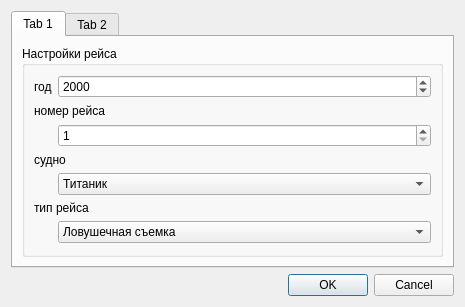
<?xml version="1.0" encoding="UTF-8"?>
<ui version="4.0">
 <class>Dialog</class>
 <widget class="QDialog" name="Dialog">
  <property name="geometry">
   <rect>
    <x>0</x>
    <y>0</y>
    <width>465</width>
    <height>282</height>
   </rect>
  </property>
  <property name="windowTitle">
   <string>Dialog</string>
  </property>
  <layout class="QVBoxLayout" name="verticalLayout">
   <item>
    <widget class="QTabWidget" name="tabWidget">
     <property name="currentIndex">
      <number>0</number>
     </property>
     <widget class="QWidget" name="tab">
      <attribute name="title">
       <string>Tab 1</string>
      </attribute>
      <layout class="QVBoxLayout" name="verticalLayout_2">
       <item>
        <widget class="QGroupBox" name="groupBox">
         <property name="title">
          <string>Настройки рейса</string>
         </property>
         <layout class="QFormLayout" name="formLayout">
          <item row="0" column="0">
           <widget class="QLabel" name="label">
            <property name="text">
             <string>год</string>
            </property>
           </widget>
          </item>
          <item row="0" column="1">
           <widget class="QDateEdit" name="dateEdit">
            <property name="displayFormat">
             <string>yyyy</string>
            </property>
           </widget>
          </item>
          <item row="1" column="0" colspan="2">
           <widget class="QLabel" name="label_2">
            <property name="text">
             <string>номер рейса</string>
            </property>
           </widget>
          </item>
          <item row="2" column="1">
           <widget class="QSpinBox" name="spinBox">
            <property name="minimum">
             <number>1</number>
            </property>
            <property name="maximum">
             <number>10000</number>
            </property>
           </widget>
          </item>
          <item row="3" column="0" colspan="2">
           <widget class="QLabel" name="label_3">
            <property name="text">
             <string>судно</string>
            </property>
           </widget>
          </item>
          <item row="4" column="1">
           <widget class="QComboBox" name="comboBox">
            <item>
             <property name="text">
              <string>Титаник</string>
             </property>
            </item>
            <item>
             <property name="text">
              <string>Аврора</string>
             </property>
            </item>
            <item>
             <property name="text">
              <string>Летучий Голландец</string>
             </property>
            </item>
           </widget>
          </item>
          <item row="5" column="0" colspan="2">
           <widget class="QLabel" name="label_4">
            <property name="text">
             <string>тип рейса</string>
            </property>
           </widget>
          </item>
          <item row="6" column="1">
           <widget class="QComboBox" name="comboBox_2">
            <item>
             <property name="text">
              <string>Ловушечная съемка</string>
             </property>
            </item>
            <item>
             <property name="text">
              <string>Траловая съемка</string>
             </property>
            </item>
            <item>
             <property name="text">
              <string>Водолазная съемка</string>
             </property>
            </item>
            <item>
             <property name="text">
              <string>Комбинированный рейс</string>
             </property>
            </item>
           </widget>
          </item>
         </layout>
        </widget>
       </item>
      </layout>
     </widget>
     <widget class="QWidget" name="tab_2">
      <attribute name="title">
       <string>Tab 2</string>
      </attribute>
     </widget>
    </widget>
   </item>
   <item>
    <widget class="QDialogButtonBox" name="buttonBox">
     <property name="orientation">
      <enum>Qt::Horizontal</enum>
     </property>
     <property name="standardButtons">
      <set>QDialogButtonBox::Cancel|QDialogButtonBox::Ok</set>
     </property>
    </widget>
   </item>
  </layout>
 </widget>
 <resources/>
 <connections>
  <connection>
   <sender>buttonBox</sender>
   <signal>accepted()</signal>
   <receiver>Dialog</receiver>
   <slot>accept()</slot>
   <hints>
    <hint type="sourcelabel">
     <x>248</x>
     <y>254</y>
    </hint>
    <hint type="destinationlabel">
     <x>157</x>
     <y>274</y>
    </hint>
   </hints>
  </connection>
  <connection>
   <sender>buttonBox</sender>
   <signal>rejected()</signal>
   <receiver>Dialog</receiver>
   <slot>reject()</slot>
   <hints>
    <hint type="sourcelabel">
     <x>316</x>
     <y>260</y>
    </hint>
    <hint type="destinationlabel">
     <x>286</x>
     <y>274</y>
    </hint>
   </hints>
  </connection>
 </connections>
</ui>
